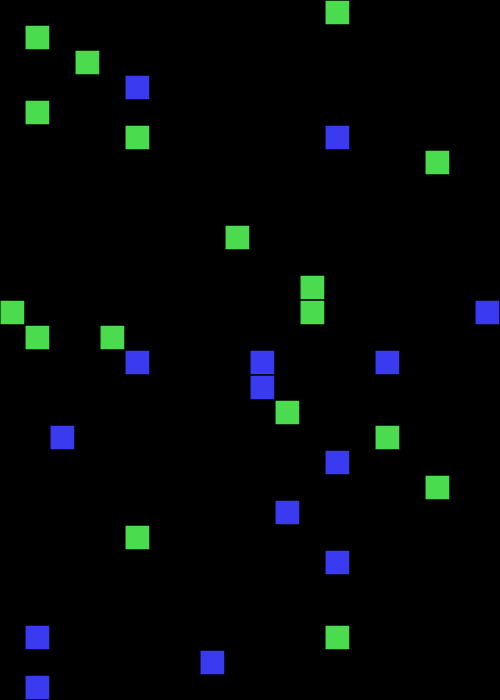
Frame 1 (no input)
Frame 60 (no input): identical to frame 1, image omitted
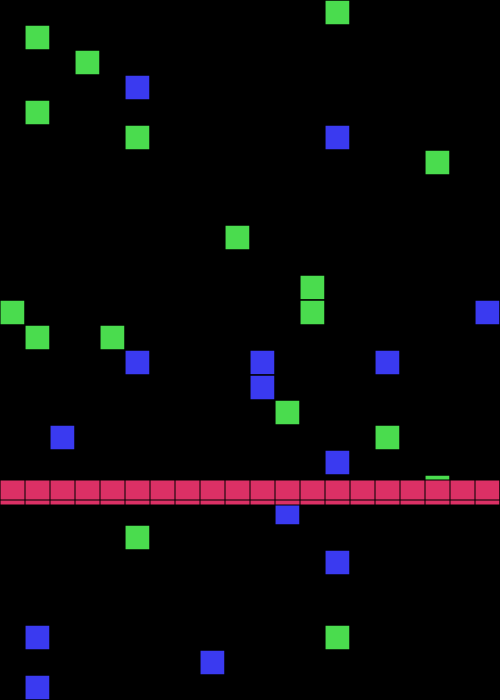
Frame 120 (the mouse pressed at the canvas centre since frame 60)

The p5.js sketch that drew these frames (run headless with seeded random() and noise() and a simulated clock; from frame 60 on, the mouse is pressed at the canvas centre):

// p5.js sketch
// ── sketch.js
let a = 25
let colorRedPink = "#DB3065"
let colorGreen = "#4ADC4E"
let colorBlue = "#3A3AF0"
let colorRed = "#FA1713"
let m , n
let s , t
let mSpeed , nSpeed
let sSpeed , tSpeed




function setup() {
  createCanvas(500, 700);
  background(0);
  m=0
  n=0
  s=width
  t=height
  mSpeed=8
  nSpeed=6
  tSpeed=8
  sSpeed=10
  
}

function draw() {
//First, undouble-slash the if loop, double-slash the rest of the code
//Draw the countdown
//   stroke(colorRed)
//   strokeWeight(30)
//      if(keyIsPressed){
//        if(key=="p"){
//          line(pmouseX, pmouseY, mouseX, mouseY)
//          }
//        else if(key=="o"){
//          background(0);
         
//          }
//        }        

  
//Then, double-slash the if loop above, undouble-slash the rest of the code
//Follow the key pressing rules to make a simple Hopping Lattice
  
 background(0);
  fill(colorGreen)
  rect(25,25,25,25)
  rect(25,100,25,25)
  rect(75,50,25,25)
  rect(125,125,25,25)
  rect(0,300,25,25)
  rect(425,150,25,25)
  rect(225,225,25,25)
  rect(100,325,25,25)
  rect(300,275,25,25)
  rect(300,300,25,25)
  rect(25,325,25,25)
  rect(325,0,25,25)
  rect(375,425,25,25)
  rect(125,525,25,25)
  rect(275,400,25,25)
  rect(425,475,25,25)
  rect(325,625,25,25)
  

  

  fill(colorBlue)
  rect(525,25,25,25)
  rect(325,125,25,25)
  rect(475,300,25,25)
  rect(250,350,25,25)
  rect(325,450,25,25)
  rect(25,625,25,25)
  rect(50,425,25,25)
  rect(250,375,25,25)
  rect(275,500,25,25)
  rect(25,675,25,25)
  rect(375,350,25,25)
  rect(125,75,25,25)
  rect(325,550,25,25)
  rect(200,650,25,25)
  rect(125,350,25,25)
  rect(325,450,25,25)
  rect(25,625,25,25)

  
  
  if (mouseIsPressed){
  fill(colorRedPink)
  m = m + mSpeed
  rect(0,m,width,a)  
  if (m > height) {
    m = -25;
  }
  }
  
  if (keyIsPressed){
  if(key=="a"||key=="A"){ 
  fill(colorRedPink)
  t = t - tSpeed  
  rect(0,t,width,a) 
  if (t < 0) {
    t = 725;
  } 
  }
  }

  if (keyIsPressed){
  if(key=="z"||key=="Z"){ 
  fill(colorRedPink)
  n = n + nSpeed  
  rect(n,0,a,height) 
  if (n > width) {
    n = -25;
  } 
  }
  }
  
  if (keyIsPressed){
  if(key=="x"||key=="X"){ 
  fill(colorRedPink)
  s = s - sSpeed  
  rect(s,0,a,height) 
  if (s < 0) {
    s = 500;
  } 
  }
  }
  

  
  for (i=0;i<31;i++){
  stroke(0)
  line(0,i*a,width, i*a)
  }
  for (i=0;i<21;i++){
  stroke(0)
  line(i*a,0,i*a,height)
  }
  
  
 }
